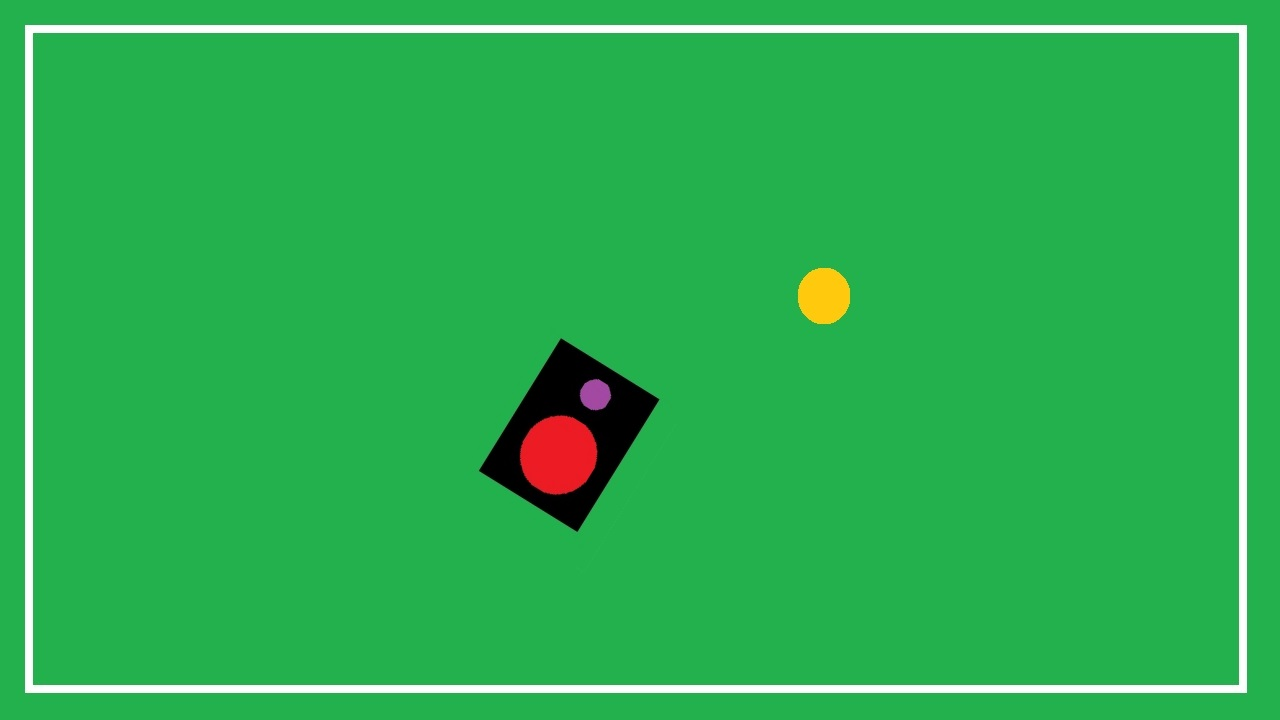
#> input picture Control/Vision/Test5.jpg, 1280 x 720 px
$ python simulator.py
#> lines starting #> are read from the running program, lines starting #| are printed output that depends on the picture; after the words box and inside, x2 and y2 are one past the last pixel; in counts of white or black regions, pixels touching at a corner belong together; long printed decimals are rounded
import numpy as np
import cv2
import math


def mouse_event(event, x, y, flags, param):
    print(event, x, y, flags, param, sep='\n', end='\n\n\n')

# Define hsv ranges
hsv_ball = [np.array([20, 50, 50], np.uint8), np.array([30, 255, 255], np.uint8)]
hsv_field = [np.array([65, 50, 50], np.uint8), np.array([75, 255, 255], np.uint8)]
hsv_f_s_robot = [np.array([145, 50, 50], np.uint8), np.array([150, 255, 255], np.uint8)]
hsv_b_s_robot = [np.array([175, 50, 50], np.uint8), np.array([180, 255, 255], np.uint8)]
hsv_f_o_robot = [np.array([90, 50, 50], np.uint8), np.array([110, 250, 250], np.uint8)]
hsv_b_o_robot = [np.array([120, 50, 50], np.uint8), np.array([140, 250, 250], np.uint8)]

# Obtain image
img = cv2.imread('Test5.jpg', cv2.IMREAD_COLOR)
#> img is the input picture: shape (720, 1280, 3); mean B, G, R 81.5, 176, 43.4
# Obtain copy of original image
o_img = img.copy()
# Convert to HSV
hsv_img = cv2.cvtColor(img, cv2.COLOR_BGR2HSV)
#> hsv_img: shape (720, 1280, 3); mean H, S, V 69.3, 197.3, 177.3

# Obtain distinct binary masks
ball = cv2.inRange(hsv_img, *hsv_ball)
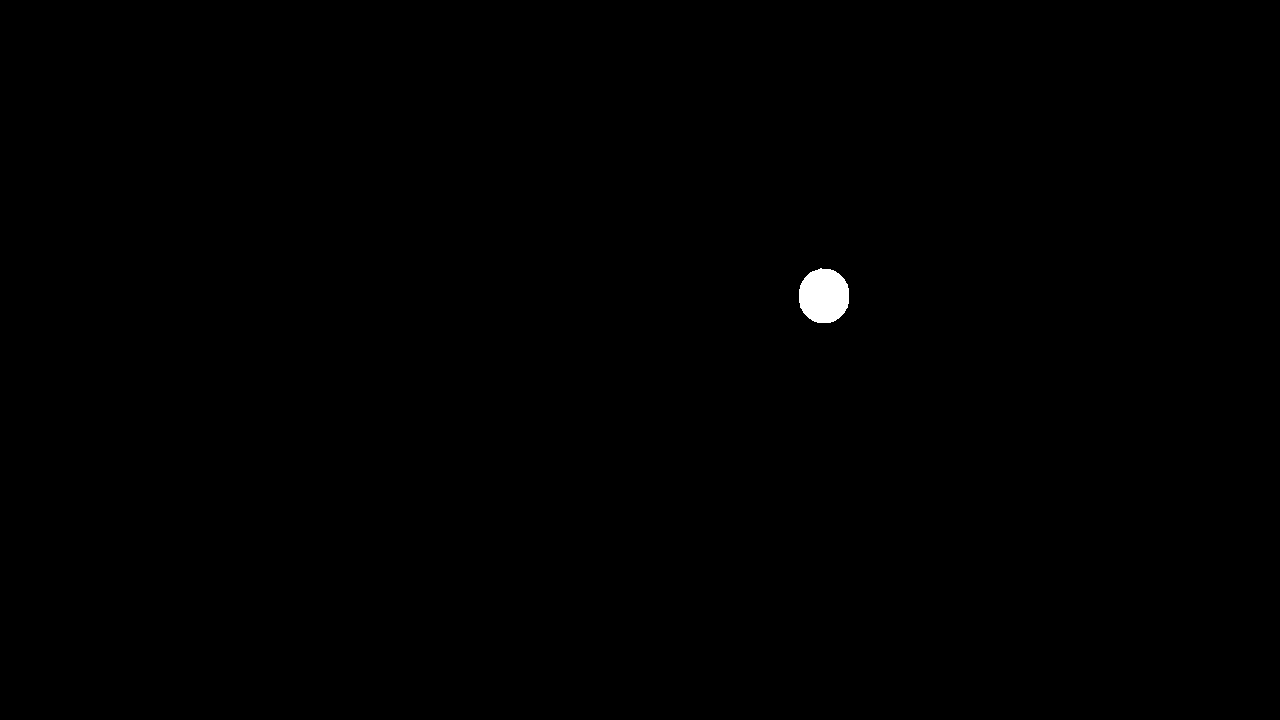
#> ball: shape (720, 1280); 0.24% white; 1 white region, box (x1, y1, x2, y2) and area: (799, 268, 849, 323) 2205
field = cv2.inRange(hsv_img, *hsv_field)
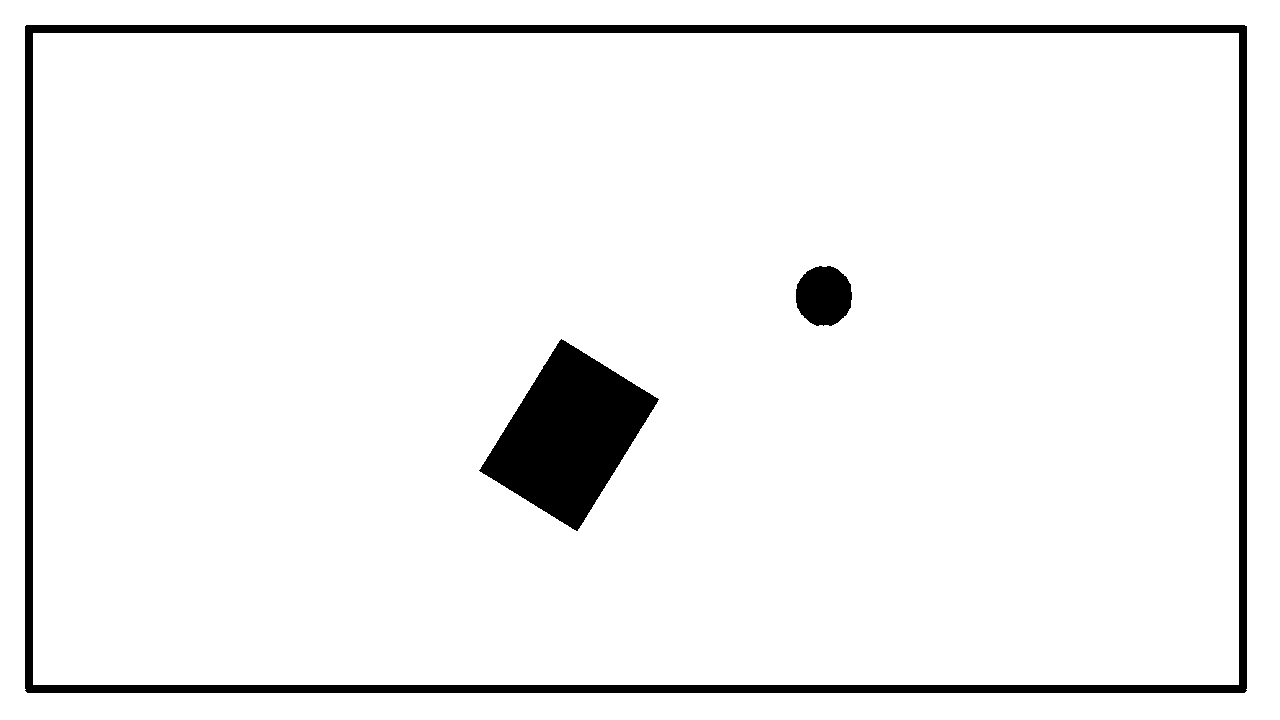
#> field: shape (720, 1280); 94.5% white; 3 black regions, box (x1, y1, x2, y2) and area: (25, 25, 1247, 693) 29973, (479, 339, 659, 531) 17930, (796, 266, 852, 326) 2665
f_s_robot = cv2.inRange(hsv_img, *hsv_f_s_robot)
#> f_s_robot: shape (720, 1280); 0.05% white; 3 white regions (1 under 20 px), largest, box (x1, y1, x2, y2) and area: (580, 383, 596, 410) 241, (592, 380, 611, 409) 225
b_s_robot = cv2.inRange(hsv_img, *hsv_b_s_robot)
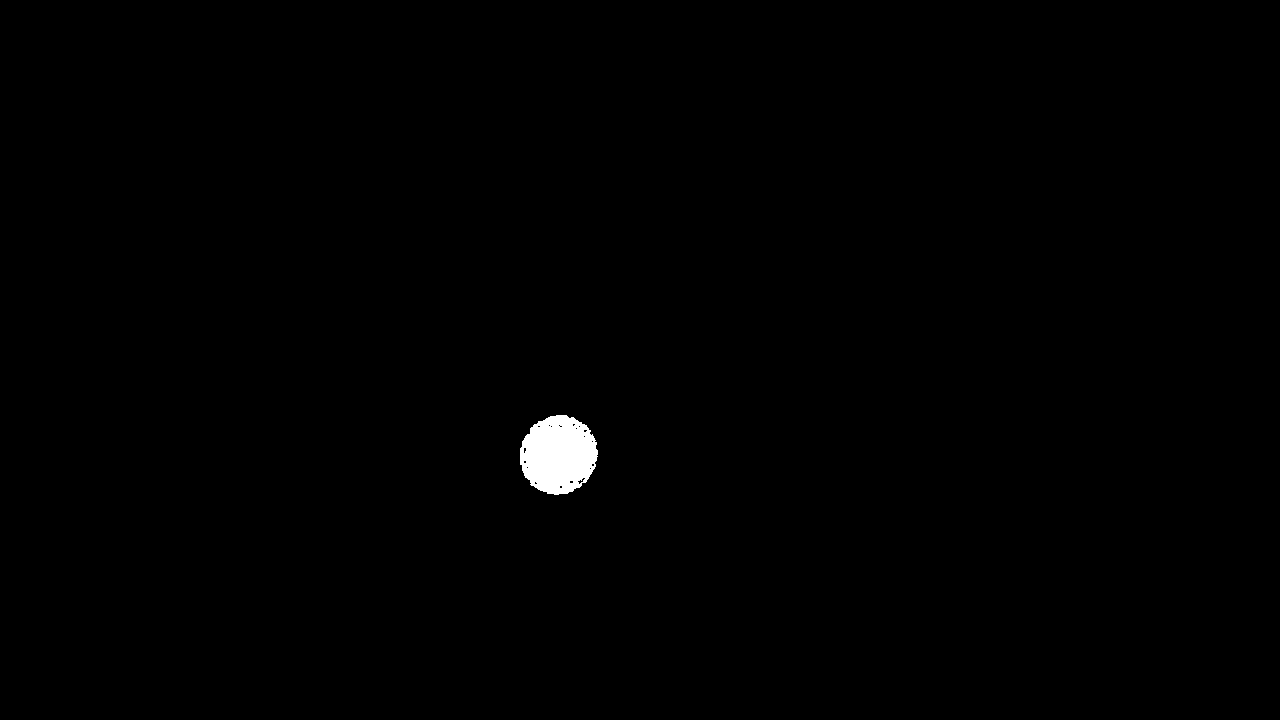
#> b_s_robot: shape (720, 1280); 0.51% white; 1 white region, box (x1, y1, x2, y2) and area: (520, 415, 598, 495) 4735

# Define the moments of the binary images
mom_ball = cv2.moments(ball)
#> mom_ball = moments, m00 562275, centre m10/m00, m01/m00 = (823.5, 295.5)
mom_field = cv2.moments(field)
#> mom_field = moments, m00 222113160, centre m10/m00, m01/m00 = (640.5, 358.2)
mom_f_s_robot = cv2.moments(f_s_robot)
#> mom_f_s_robot = moments, m00 120105, centre m10/m00, m01/m00 = (595, 394.2)
mom_b_s_robot = cv2.moments(b_s_robot)
#> mom_b_s_robot = moments, m00 1207425, centre m10/m00, m01/m00 = (558.1, 454.4)

# Calculate (x,y) coordinates of detected objects given the moments of mask
pos_ball = (int(mom_ball['m10'] / mom_ball['m00']), int(mom_ball['m01'] / mom_ball['m00']))
#> pos_ball = (823, 295)
pos_field = (int(mom_field['m10'] / mom_field['m00']), int(mom_field['m01'] / mom_field['m00']))
#> pos_field = (640, 358)
pos_f_s_robot = (int(mom_f_s_robot['m10'] / mom_f_s_robot['m00']), int(mom_f_s_robot['m01'] / mom_f_s_robot['m00']))
#> pos_f_s_robot = (594, 394)
pos_b_s_robot = (int(mom_b_s_robot['m10'] / mom_b_s_robot['m00']), int(mom_b_s_robot['m01'] / mom_b_s_robot['m00']))
#> pos_b_s_robot = (558, 454)

# Average the marker positions of self bot to find its centroid
centroid_bot = tuple(int((front_coord + back_coord) / 2) for front_coord,
                                                             back_coord in zip(pos_f_s_robot, pos_b_s_robot))
#> centroid_bot = (576, 424)

# Mark centroids of each discovered figure
img = cv2.circle(img, pos_ball, 3, (255, 255, 0), -1)
#> img: shape (720, 1280, 3); under 0.01% of pixels changed, all inside (x1, y1, x2, y2) = (820, 292, 827, 299)
img = cv2.circle(img, pos_field, 3, (255, 255, 0), -1)
#> img: shape (720, 1280, 3); mean B, G, R 81.5, 176, 43.4
img = cv2.circle(img, pos_f_s_robot, 3, (255, 255, 0), -1)
#> img: shape (720, 1280, 3); mean B, G, R 81.5, 176, 43.4
img = cv2.circle(img, pos_b_s_robot, 3, (255, 255, 0), -1)
#> img: shape (720, 1280, 3); mean B, G, R 81.5, 176, 43.4
img = cv2.circle(img, centroid_bot, 3, (255, 255, 0), -1)
#> img: shape (720, 1280, 3); mean B, G, R 81.5, 176, 43.4

# Calculate theta to ball from robot
dif_s_robot_ball = (pos_ball[0] - centroid_bot[0], centroid_bot[1] - pos_ball[1])
#> dif_s_robot_ball = (247, 129)
theta_s_bot_ball = math.atan2(*reversed(dif_s_robot_ball))
#> theta_s_bot_ball = 0.481
img = cv2.line(img, centroid_bot, pos_ball, (0, 0, 255), 2)
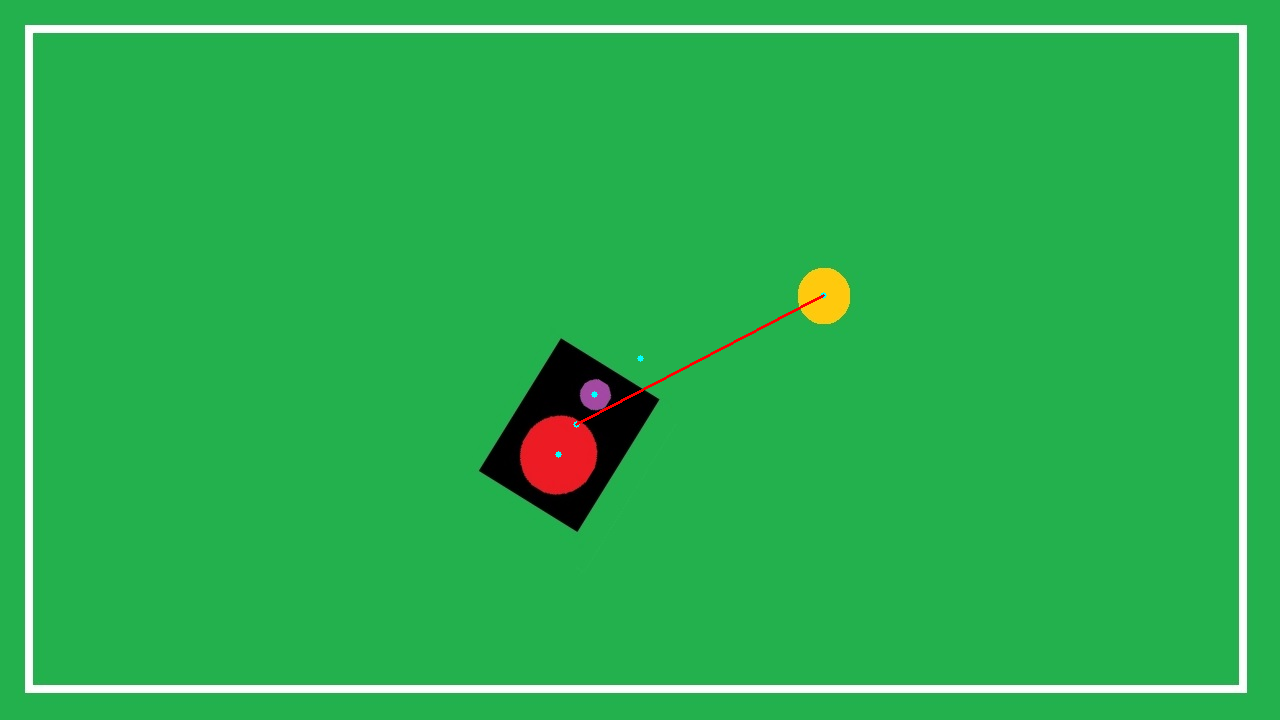
#> img: shape (720, 1280, 3); mean B, G, R 81.5, 175.9, 43.5
print("THETA - Radians:", theta_s_bot_ball, ", Factor of Pi:", theta_s_bot_ball / math.pi,
      ", Degrees:", math.degrees(theta_s_bot_ball))
#| THETA - Radians: 0.4813 , Factor of Pi: 0.1532 , Degrees: 27.577

# Calculate phi of robot centroid to reference frame
dif_s_robot_int = (pos_f_s_robot[0] - pos_b_s_robot[0], pos_b_s_robot[1] - pos_f_s_robot[1])
#> dif_s_robot_int = (36, 60)
phi_s_bot_frame = math.atan2(*reversed(dif_s_robot_int))
#> phi_s_bot_frame = 1.03
print("PHI - Radians:", phi_s_bot_frame, ", Factor of Pi:", phi_s_bot_frame / math.pi,
      ", Degrees:", math.degrees(phi_s_bot_frame))
#| PHI - Radians: 1.030 , Factor of Pi: 0.328 , Degrees: 59.036


# Visualization code. DO NOT UNCOMMENT!
# # Draw arc for angle
# img = cv2.ellipse(img, center=centroid_bot, axes=tuple(int(dif_s_robot_ball[0]/3) for _ in range(2)),
#                   angle=0, startAngle=0, endAngle=-math.degrees(theta_s_bot_ball), color=(255, 0, 0,), thickness=-1)
# # Extend dashed line from robot centroid for visualization purposes
# # for dx in range(0, dif_s_robot_ball[0]//2, np.sign(dif_s_robot_ball[0])*10):
# for dx in range(0, np.sign(dif_s_robot_ball[0])*dif_s_robot_ball[0]//2, 10):
#     img = cv2.line(img, (centroid_bot[0]+2*dx, centroid_bot[1]),
#                         (centroid_bot[0]+2*dx+10, centroid_bot[1]), (0, 255, 0), 2)
# # Display angle within arc
# img = cv2.putText(img, text=str(int(math.degrees(theta_s_bot_ball))),
#                   org=(centroid_bot[0]+10, centroid_bot[1]-5),
#                   fontFace=cv2.FONT_HERSHEY_SIMPLEX, color=(0, 255, 255), fontScale=0.5)


# Display masks and image
cv2.imshow("Image", img)
# [5 lines of commented-out code are left out]
cv2.setMouseCallback("Image", mouse_event)

cv2.waitKey(0)
cv2.destroyAllWindows()

$ run again, with Control/Vision/Test2.jpg copied over Control/Vision/Test5.jpg
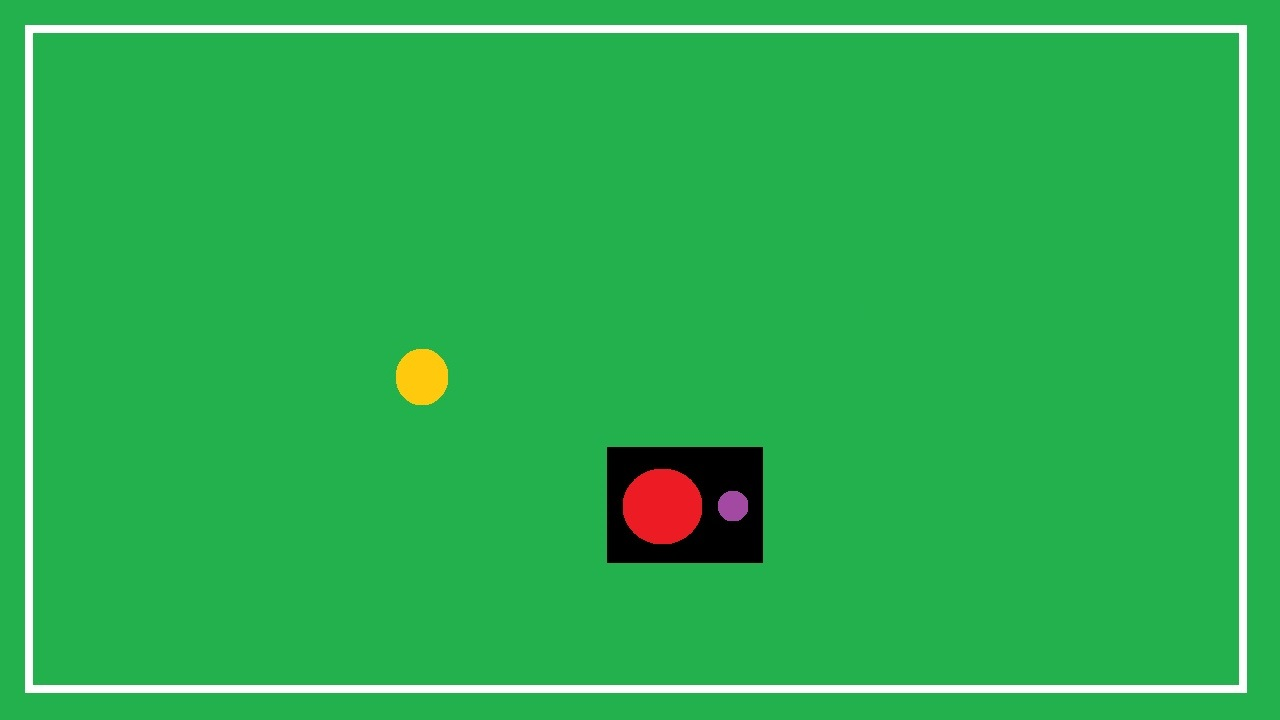
#> input picture Control/Vision/Test2.jpg, 1280 x 720 px
#> img is the input picture: shape (720, 1280, 3); mean B, G, R 81.5, 176, 43.4
#> hsv_img: shape (720, 1280, 3); mean H, S, V 69.2, 196.9, 177.3
#> ball: shape (720, 1280); 0.24% white; 1 white region, box (x1, y1, x2, y2) and area: (396, 350, 447, 404) 2208
#> `field = cv2.inRange(hsv_img, *hsv_field)`:
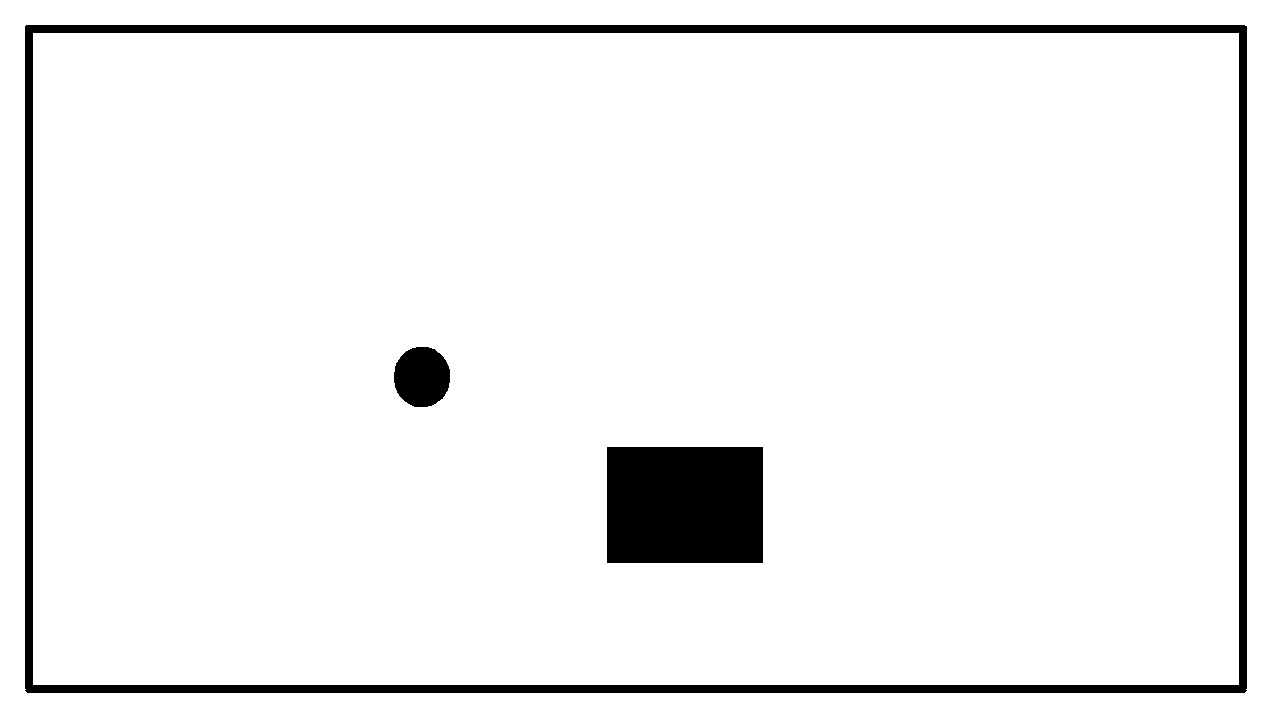
#> field: shape (720, 1280); 94.5% white; 3 black regions, box (x1, y1, x2, y2) and area: (25, 25, 1247, 693) 29973, (607, 447, 763, 563) 18096, (394, 347, 450, 407) 2698
#> f_s_robot: shape (720, 1280); 0.05% white; 4 white regions (3 under 20 px), largest, box (x1, y1, x2, y2) and area: (718, 491, 748, 521) 470
#> b_s_robot: shape (720, 1280); 0.5% white; 2 white regions (1 under 20 px), largest, box (x1, y1, x2, y2) and area: (622, 469, 702, 544) 4589
#> mom_ball = moments, m00 563040, centre m10/m00, m01/m00 = (421.5, 376.5)
#> mom_field = moments, m00 222062415, centre m10/m00, m01/m00 = (639.4, 356.5)
#> mom_f_s_robot = moments, m00 122655, centre m10/m00, m01/m00 = (731.9, 505.3)
#> mom_b_s_robot = moments, m00 1170450, centre m10/m00, m01/m00 = (662, 505.8)
#> pos_ball = (421, 376)
#> pos_field = (639, 356)
#> pos_f_s_robot = (731, 505)
#> pos_b_s_robot = (662, 505)
#> centroid_bot = (696, 505)
#> dif_s_robot_ball = (-275, 129)
#> theta_s_bot_ball = 2.7
#> `img = cv2.line(img, centroid_bot, pos_ball, (0, 0, 255), 2)`:
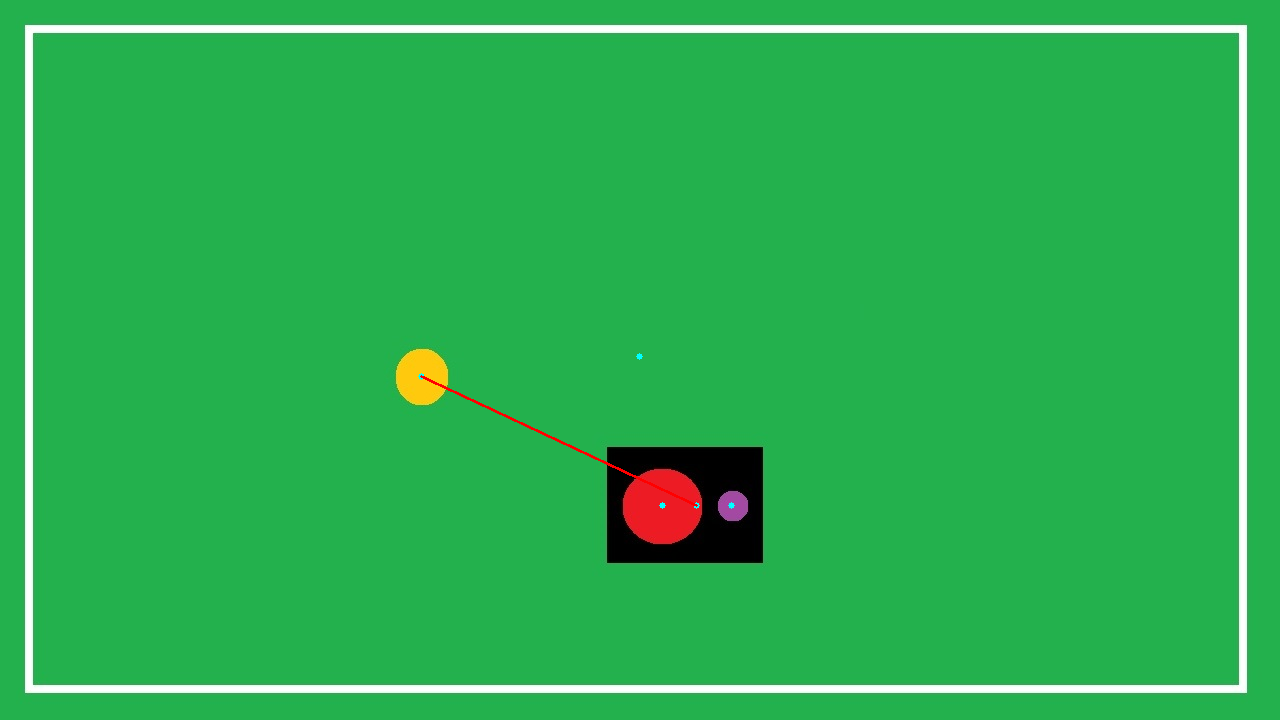
#> img: shape (720, 1280, 3); mean B, G, R 81.5, 175.9, 43.5
#| THETA - Radians: 2.703 , Factor of Pi: 0.8604 , Degrees: 154.869
#> dif_s_robot_int = (69, 0)
#> phi_s_bot_frame = 0
#| PHI - Radians: 0.0 , Factor of Pi: 0.0 , Degrees: 0.0
